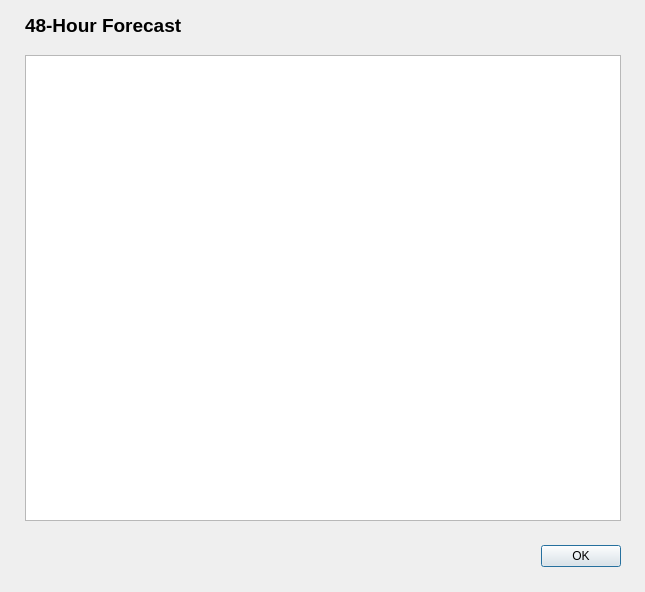
<?xml version="1.0" encoding="UTF-8"?>
<ui version="4.0">
 <class>dialog_48_hour_forecast</class>
 <widget class="QDialog" name="dialog_48_hour_forecast">
  <property name="windowModality">
   <enum>Qt::NonModal</enum>
  </property>
  <property name="geometry">
   <rect>
    <x>0</x>
    <y>0</y>
    <width>645</width>
    <height>592</height>
   </rect>
  </property>
  <property name="windowTitle">
   <string>12 Hour Forecast</string>
  </property>
  <property name="modal">
   <bool>true</bool>
  </property>
  <widget class="QDialogButtonBox" name="buttonBox">
   <property name="geometry">
    <rect>
     <x>280</x>
     <y>540</y>
     <width>341</width>
     <height>32</height>
    </rect>
   </property>
   <property name="orientation">
    <enum>Qt::Horizontal</enum>
   </property>
   <property name="standardButtons">
    <set>QDialogButtonBox::Ok</set>
   </property>
  </widget>
  <widget class="QListWidget" name="listWidget">
   <property name="geometry">
    <rect>
     <x>25</x>
     <y>55</y>
     <width>596</width>
     <height>466</height>
    </rect>
   </property>
   <property name="font">
    <font>
     <pointsize>9</pointsize>
    </font>
   </property>
  </widget>
  <widget class="QLabel" name="label">
   <property name="geometry">
    <rect>
     <x>25</x>
     <y>15</y>
     <width>346</width>
     <height>21</height>
    </rect>
   </property>
   <property name="font">
    <font>
     <pointsize>14</pointsize>
     <bold>true</bold>
    </font>
   </property>
   <property name="text">
    <string notr="true">48-Hour Forecast</string>
   </property>
  </widget>
 </widget>
 <resources/>
 <connections>
  <connection>
   <sender>buttonBox</sender>
   <signal>accepted()</signal>
   <receiver>dialog_48_hour_forecast</receiver>
   <slot>accept()</slot>
   <hints>
    <hint type="sourcelabel">
     <x>248</x>
     <y>254</y>
    </hint>
    <hint type="destinationlabel">
     <x>157</x>
     <y>274</y>
    </hint>
   </hints>
  </connection>
  <connection>
   <sender>buttonBox</sender>
   <signal>rejected()</signal>
   <receiver>dialog_48_hour_forecast</receiver>
   <slot>reject()</slot>
   <hints>
    <hint type="sourcelabel">
     <x>316</x>
     <y>260</y>
    </hint>
    <hint type="destinationlabel">
     <x>286</x>
     <y>274</y>
    </hint>
   </hints>
  </connection>
 </connections>
</ui>
